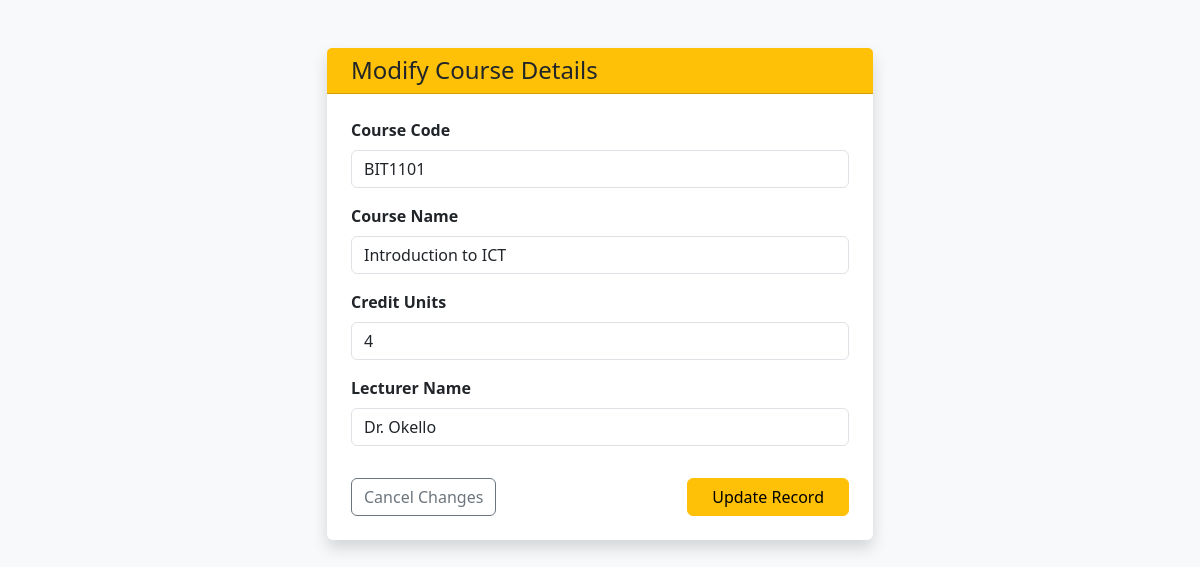
/edit_course.php?id=1 (signed in), run on the app's committed database.
### tables this page shows
CREATE TABLE `courses` (
  `id` int NOT NULL,
  `course_code` varchar(20) NOT NULL,
  `course_name` varchar(100) NOT NULL,
  `credit_units` int NOT NULL,
  `lecturer` varchar(100) NOT NULL
);

### edit_course.php (the view, shortened to what this page needs)
<?php
include "includes/db_config.php";
if (isset($_GET['id'])) {
    $id = mysqli_real_escape_string($conn, $_GET['id']);
    $query = "SELECT * FROM courses WHERE id = '$id' LIMIT 1";
    $result = mysqli_query($conn, $query);
    $course = mysqli_fetch_assoc($result);
}
?>
<!DOCTYPE html>
<html lang="en">
<head>
    <link href="https://cdn.jsdelivr.net/npm/bootstrap@5.3.0/dist/css/bootstrap.min.css" rel="stylesheet">
</head>
<body class="bg-light">
    <div class="container mt-5">
        <div class="row justify-content-center">
            <div class="col-md-6">
                <div class="card shadow border-0">
                    <div class="card-header bg-warning text-dark">
                        <h4 class="mb-0"><i class="fas fa-edit me-2"></i>Modify Course Details</h4>
                    </div>
                    <div class="card-body p-4">
                        <form action="edit_course.php" method="POST">
                            <div class="mb-3">
                                <label class="form-label fw-bold">Course Code</label>
                                <input type="text" name="course_code" class="form-control" value="<?php echo htmlspecialchars($course['course_code']); ?>" required>
                            </div>
                            <div class="mb-3">
                                <label class="form-label fw-bold">Course Name</label>
                                <input type="text" name="course_name" class="form-control" value="<?php echo htmlspecialchars($course['course_name']); ?>" required>
                            </div>
                            <div class="mb-3">
                                <label class="form-label fw-bold">Credit Units</label>
                                <input type="number" name="credit_units" class="form-control" value="<?php echo $course['credit_units']; ?>" required>
                            </div>
                            <div class="mb-3">
                                <label class="form-label fw-bold">Lecturer Name</label>
                                <input type="text" name="lecturer" class="form-control" value="<?php echo htmlspecialchars($course['lecturer']); ?>" required>
                            </div>
                            <div class="d-flex justify-content-between pt-3">
                                <a href="admin_dashboard.php" class="btn btn-outline-secondary">Cancel Changes</a>
                                <button type="submit" name="update_course" class="btn btn-warning px-4">Update Record</button>
                            </div>
                        </form>
                    </div>
                </div>
            </div>
        </div>
    </div>
</body>
</html>

### data on the page
courses: course_code "BIT1101", course_name "Introduction to ICT", credit_units "4", lecturer "Dr. Okello"
